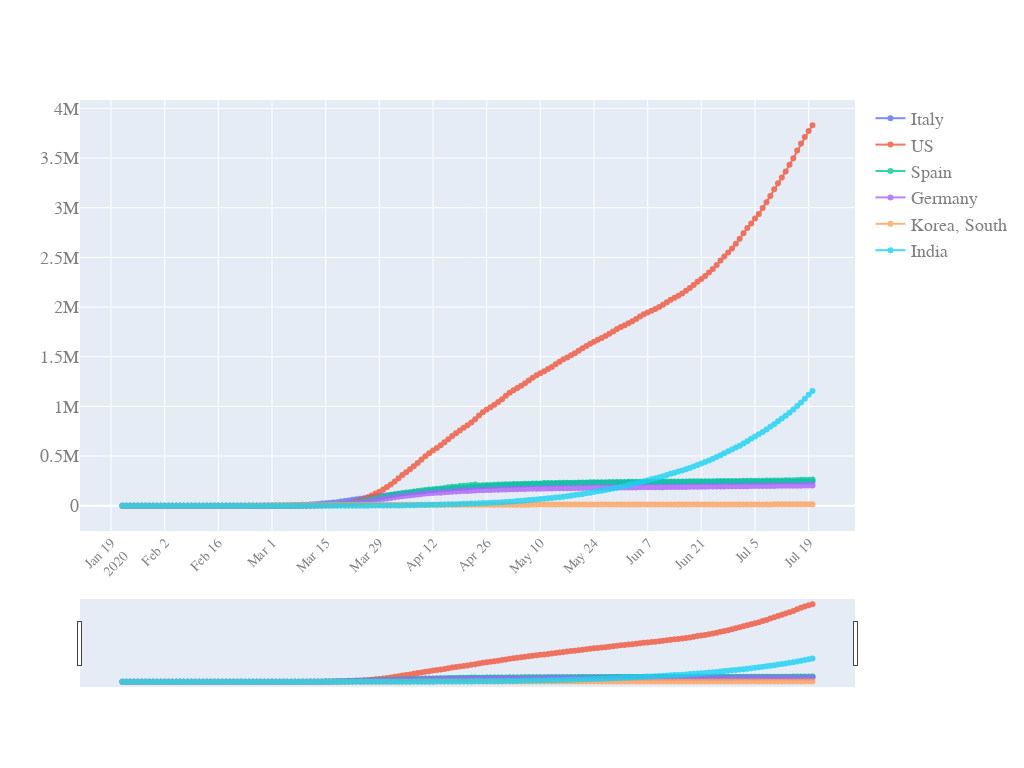

Notebook code cell kept with this figure:
### Code cell
quick_plot(df_analyse.date,
           df_analyse.iloc[:,1:],
           y_scale='linear',
           slider=True,mode_plot='markers+lines')

### Figure 1 — Plotly figure (JSON) as saved in the notebook; plotly's stock layout.template omitted (floating-point values rounded to 4 significant figures; data arrays with more than 128 entries replaced by an {"elided": "..."} marker saying what was removed)
{"data": [{"mode": "markers+lines", "name": "Italy", "opacity": 0.8, "type": "scatter", "x": {"elided": "181 str values"}, "y": {"elided": "181 int values"}}, {"mode": "markers+lines", "name": "US", "opacity": 0.8, "type": "scatter", "x": {"elided": "181 str values"}, "y": {"elided": "181 int values"}}, {"mode": "markers+lines", "name": "Spain", "opacity": 0.8, "type": "scatter", "x": {"elided": "181 str values"}, "y": {"elided": "181 int values"}}, {"mode": "markers+lines", "name": "Germany", "opacity": 0.8, "type": "scatter", "x": {"elided": "181 str values"}, "y": {"elided": "181 int values"}}, {"mode": "markers+lines", "name": "Korea, South", "opacity": 0.8, "type": "scatter", "x": {"elided": "181 str values"}, "y": {"elided": "181 int values"}}, {"mode": "markers+lines", "name": "India", "opacity": 0.8, "type": "scatter", "x": {"elided": "181 str values"}, "y": {"elided": "181 int values"}}], "layout": {"autosize": true, "font": {"color": "#7f7f7f", "family": "PT Sans, monospace", "size": 18}, "height": 768, "width": 1024, "xaxis": {"nticks": 20, "rangeslider": {"visible": true}, "tickangle": -45, "tickfont": {"color": "#7f7f7f", "size": 14}}, "yaxis": {"type": "linear"}}}
